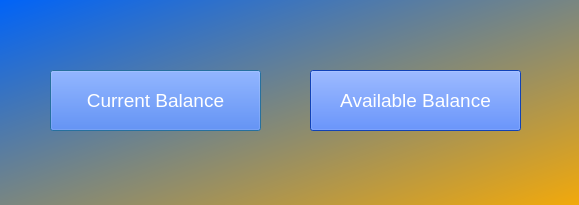
<?xml version="1.0" encoding="UTF-8"?>
<ui version="4.0">
 <class>Dialog</class>
 <widget class="QDialog" name="Dialog">
  <property name="geometry">
   <rect>
    <x>0</x>
    <y>0</y>
    <width>579</width>
    <height>205</height>
   </rect>
  </property>
  <property name="windowTitle">
   <string>Type of Balance</string>
  </property>
  <property name="styleSheet">
   <string notr="true">background-color: qlineargradient(spread:pad, x1:0, y1:0, x2:1, y2:1, stop:0 rgba(0, 99, 248, 255), stop:1 rgba(242, 169, 11, 255));</string>
  </property>
  <widget class="QPushButton" name="pushButton">
   <property name="geometry">
    <rect>
     <x>50</x>
     <y>70</y>
     <width>211</width>
     <height>61</height>
    </rect>
   </property>
   <property name="font">
    <font>
     <pointsize>14</pointsize>
    </font>
   </property>
   <property name="styleSheet">
    <string notr="true">color: rgb(255, 255, 255);
background-color: rgb(24, 93, 255);</string>
   </property>
   <property name="text">
    <string>Current Balance</string>
   </property>
  </widget>
  <widget class="QPushButton" name="pushButton_2">
   <property name="geometry">
    <rect>
     <x>310</x>
     <y>70</y>
     <width>211</width>
     <height>61</height>
    </rect>
   </property>
   <property name="font">
    <font>
     <pointsize>14</pointsize>
    </font>
   </property>
   <property name="styleSheet">
    <string notr="true">color: rgb(255, 255, 255);
background-color: rgb(24, 93, 255);</string>
   </property>
   <property name="text">
    <string>Available Balance</string>
   </property>
  </widget>
 </widget>
 <resources/>
 <connections/>
</ui>
